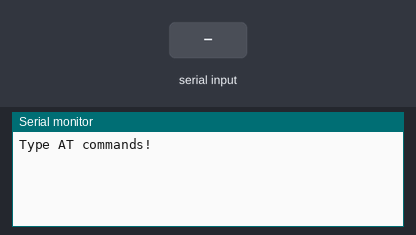
Recording of a sketch running on a simulated Arduino Uno, built with avr-gcc and run on an emulated ATmega328P. Parts: the last lines printed to the serial monitor. Inputs (shaded band) come from the test bench.

Above: at 1.2 s.
1.3 s: "1" received over the second serial link
At 2.3 s:
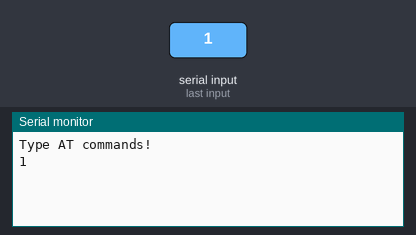
2.8 s: "0" received over the second serial link
At 3.4 s:
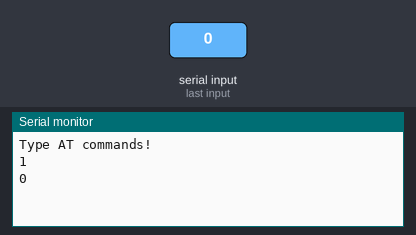

Measured:
- after the input at 1.3 s, the serial monitor: prints a new line at once (image 1)
- after the input at 2.8 s, the serial monitor: prints a new line at once (image 2)

The sketch:

BluetoothBasic.ino
```cpp
#include <SoftwareSerial.h>
SoftwareSerial BT(10, 11); // RX, TX
String command = ""; // Stores response of bluetooth device

void setup()
{
  Serial.begin(9600);
  Serial.println("Type AT commands!");
  BT.begin(9600); // HC-06 usually default baud-rate
}
void loop()
{
  if (BT.available()) // Read device output if available.
  {
    while(BT.available()) // While there is more to be read, keep reading.
   {
     delay(10); //Delay added to make thing stable
     char c = BT.read(); //Conduct a serial read
     command += c; //build the string.
    }
    Serial.println(command);
    command = ""; // No repeats
  }
  if (Serial.available())
  {
    delay(10); // The DELAY! ********** VERY IMPORTANT *******
    BT.write(Serial.read());
   }
}
```
